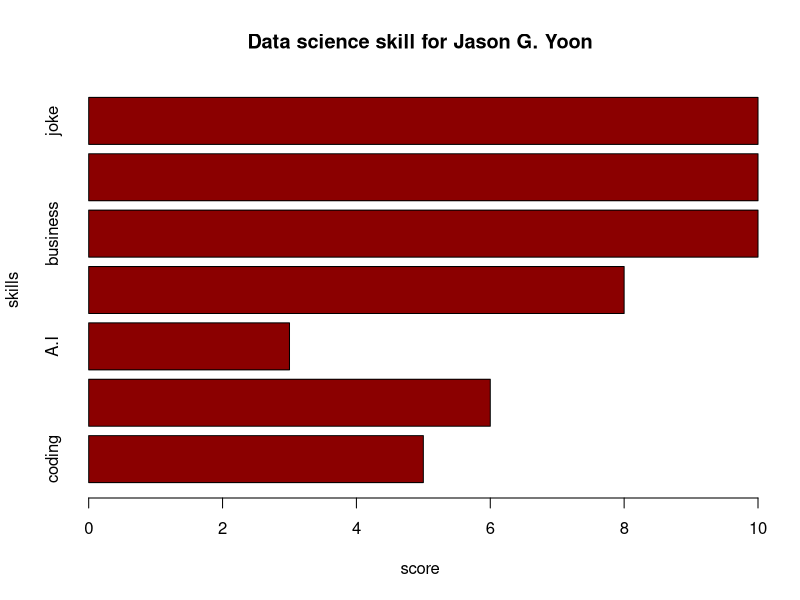
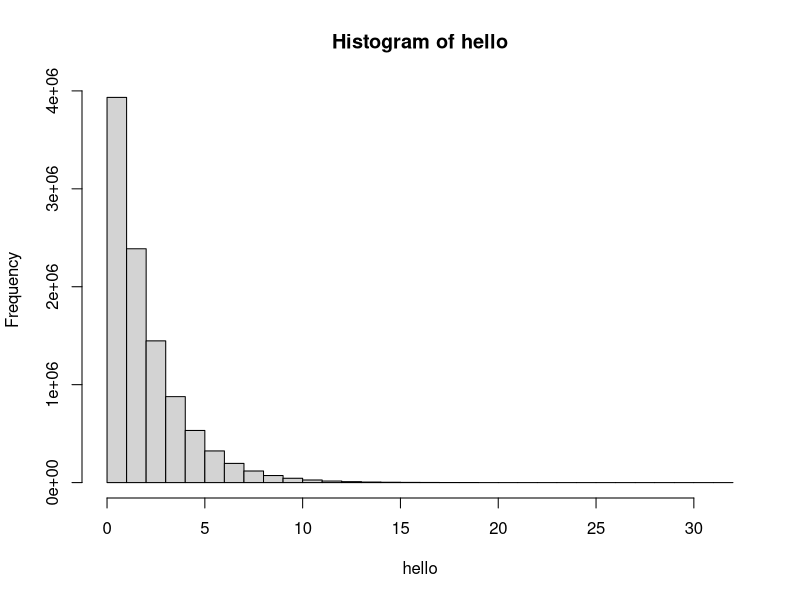
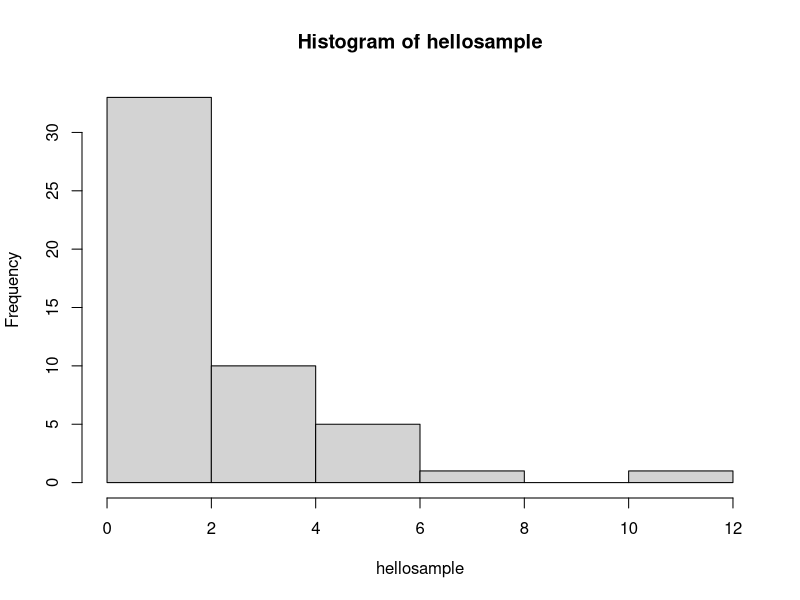
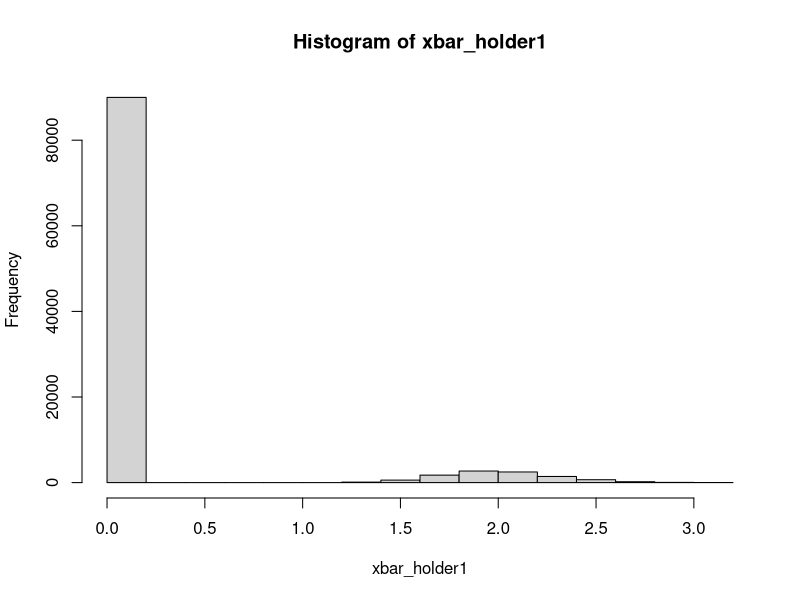

Source code (R) for these figures, in order:
# ex1 

max.temp <- c(5, 6, 3, 8, 10, 10, 10)
# barchart with added parameters
barplot(max.temp,
        main = "Data science skill for Jason G. Yoon",
        xlab = "score",
        ylab = "skills",
        names.arg = c("coding", "math", "A.I", "statistics", "business", "ethics", "joke"),
        col = "darkred",
        horiz = TRUE)

#ex2
hello <-rchisq(10000000, df=2)
hist(hello)
mean(hello)
sd(hello)

hellosample <-rchisq(50, df=2)
hist(hellosample)
head(hellosample)
mean(hellosample)

xbar_holder1 = numeric(100000) # This will hold all the sample means for the first distribution.
for (i in 1:10000)
{ 
  hellosample <-rchisq(50, df=2)
  xbar1 = mean(hellosample)
  xbar_holder1[i] = xbar1
}
hist(xbar_holder1)
sd(xbar_holder1)

#ex3. six steps of T test
t.test(xbar_holder1, mu=3)


#ex4
#1. is data democratization good?
#2. is human factor is the bottle neck of data science?